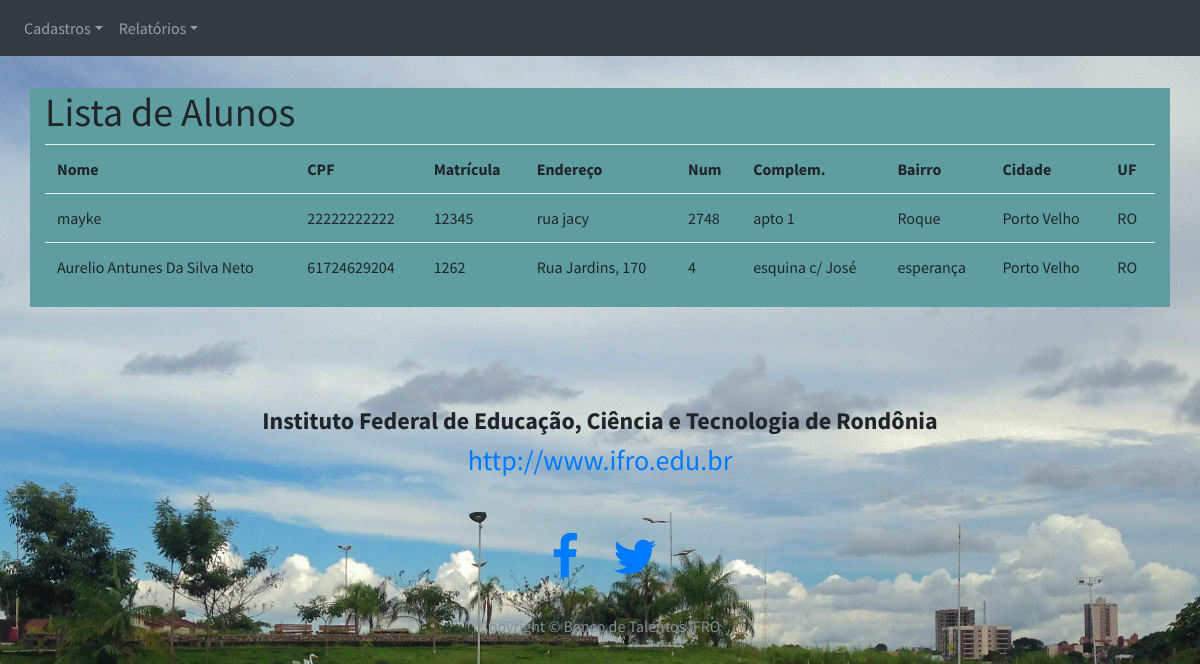
Page /listarAlunos on the committed database.
### models.py (models this page shows, shortened)
class Pessoa(db.Model):
    __tablename__ = "pessoas"
    __table_args__ = {'extend_existing': True}
    __mapper_args__ = {'polymorphic_identity': 'pessoa'}
    id = db.Column(db.Integer, autoincrement=True, primary_key=True)
    nome        = db.Column(db.String(100))
    endereco    = db.Column(db.String(50))
    num         = db.Column(db.String(10))
    complemento = db.Column(db.String(40))
    bairro      = db.Column(db.String(50))
    cidade      = db.Column(db.String(50))
    uf          = db.Column(db.String(50))
    telefone    = db.Column(db.String(15))
    email    = db.Column(db.String(15), unique= True)
    password = db.Column(db.String(10))
    tipo     = db.Column(db.Integer)  # 1 para IFRO - 2 para VISITANTE

class Aluno(Pessoa):
    __tablename__ = "alunos"
    __table_args__ = {'extend_existing': True}
    __mapper_args__ = {'polymorphic_identity': 'aluno'}
    id = db.Column(db.Integer, db.ForeignKey('pessoas.id'), primary_key=True)
    cpf = db.Column(db.String(11))
    matricula = db.Column(db.Integer)

class Pessoa(db.Model):
    __tablename__ = "pessoas"
    __table_args__ = {'extend_existing': True}
    __mapper_args__ = {'polymorphic_identity': 'pessoa'}
    id = db.Column(db.Integer, autoincrement=True, primary_key=True)
    nome        = db.Column(db.String(100))
    endereco    = db.Column(db.String(50))
    num         = db.Column(db.String(10))
    complemento = db.Column(db.String(40))
    bairro      = db.Column(db.String(50))
    cidade      = db.Column(db.String(50))
    uf          = db.Column(db.String(50))
    telefone    = db.Column(db.String(15))
    email    = db.Column(db.String(15), unique= True)
    password = db.Column(db.String(10))
    tipo     = db.Column(db.Integer)  # 1 para IFRO - 2 para VISITANTE

### app.py (the view)
@app.route('/listarAlunos')    #Abrir Formulário de cadastro de aluno
def listarAlunos():
    alunos = models.Aluno.query.all()
    return render_template('listarAlunos.html', alunos=alunos)

### app.py (called while the page is built)
@login_manager.request_loader
def request_loader(request):
    email = request.form.get('email')
    if email not in users:
        return #'Não existe o e-mail {} cadastrado no banco'.format(email)
    user = User()
    user.id = email
    return user

### templates/listarAlunos.html (shortened to what this page needs)
{% extends 'base_ifro.html' %}
{% block conteudo %}
<br>
<br>
<div class="container" >
    <div class="row">
        <div class="col-md-12" style="background: cadetblue">
            <h1>Lista de Alunos</h1>
            <table class="table table-hover">
                <tr>
                    <th>Nome</th>
                    <th>CPF</th>
                    <th>Matrícula</th>
                    <th>Endereço</th>
                    <th>Num</th>
                    <th>Complem.</th>
                    <th>Bairro</th>
                    <th>Cidade</th>
                    <th>UF</th>
                </tr>
                {% for aluno in alunos: %}
                <tr>
                    <td>{{ aluno.nome }}</td>
                    <td>{{ aluno.cpf }}</td>
                    <td>{{ aluno.matricula }}</td>
                    <td>{{ aluno.endereco }}</td>
                    <td>{{ aluno.num }}</td>
                    <td>{{ aluno.complemento }}</td>
                    <td>{{ aluno.bairro }}</td>
                    <td>{{ aluno.cidade }}</td>
                    <td>{{ aluno.uf }}</td>
                </tr>
                {% endfor %}
            </table>
        </div>
    </div>
</div>
{% endblock %}

### templates/base_ifro.html (shortened to what this page needs)
<!DOCTYPE html>
<head>
    <link href="../static/vendor/bootstrap/css/bootstrap.min.css" rel="stylesheet">
     <link href="../static/vendor/font-awesome/css/font-awesome.min.css" rel="stylesheet" type="text/css">
     <link href="../static/css/stylish-portfolio.css" rel="stylesheet">
     <link href="../static/css/signin.css" rel="stylesheet">
</head>
<body>
        <nav class="navbar navbar-expand-md navbar-dark bg-dark fixed-top">
                <div class="collapse navbar-collapse" id="navbarsExampleDefault">
                <ul class="navbar-nav mr-auto">
                    <li class="nav-item dropdown">
                    <a class="nav-link dropdown-toggle" href="http://example.com" id="dropdown01" data-toggle="dropdown" aria-haspopup="true" aria-expanded="false">
                        Cadastros</a>
                    </li>
                </ul>
                <div class="collapse navbar-collapse" id="navbarsExampleDefault">
                    <ul class="navbar-nav mr-auto">
                    <a class="nav-link dropdown-toggle" href="http://example.com" id="dropdown02" data-toggle="dropdown" aria-haspopup="true" aria-expanded="false">
                        Relatórios</a>
            </nav>
 {% block conteudo %}
 {% endblock %}
 {% block rodape %}
    <footer>
        <div class="container">
            <div class="row">
            <div class="col-lg-10 mx-auto text-center">
                <h4>
                    <strong>Instituto Federal de Educação, Ciência e Tecnologia de Rondônia</strong>
                </h4>
                <h3>
                    <a href="http://www.ifro.edu.br">http://www.ifro.edu.br</a>
                </h3>
                <br>
                <br>
                <ul class="list-inline">
                    <li class="list-inline-item">
                        <a href="https://www.facebook.com/ifrondonia/" target="_blank">
                        <i class="fa fa-facebook fa-fw fa-3x"></i>
                        </a>
                    </li>
                    <li class="list-inline-item">
                        <a href="https://twitter.com/ifrondonia" target="_blank">
                        <i class="fa fa-twitter fa-fw fa-3x"></i>
                        </a>
                    </li>
                </ul>
                <hr class="small">
                <p class="text-muted">Copyright &copy; Banco de Talentos IFRO</p>
            </div>
            </div>
        </div>
    </footer>
 {% endblock %}
</body>
</html>

### static/css/stylish-portfolio.css (style rules this page uses)
html, body { width: 100%; height: 100%; }
body { font-family: 'Source Sans Pro', 'Helvetica Neue', Helvetica, Arial, sans-serif; background: url(../img/parque_cidade.jpg ) no-repeat center center scroll ; -webkit-background-size: cover; -moz-background-size: cover; -o-background-size: cover; background-size: cover; }
hr.small { max-width: 100px; }
footer { padding: 100px 0; }

### static/css/signin.css (style rules this page uses)
body { padding-top: 40px; padding-bottom: 40px; background-color: #eee; }

### rows in the picture
Aluno: nome "mayke", cpf "22222222222", matricula "12345", endereco "rua jacy", num "2748", complemento "apto 1", bairro "Roque", cidade "Porto Velho", uf "RO"
Aluno: nome "Aurelio Antunes Da Silva Neto", cpf "61724629204", matricula "1262", endereco "Rua Jardins, 170", num "4", complemento "esquina c/ José", bairro "esperança", cidade "Porto Velho", uf "RO"
